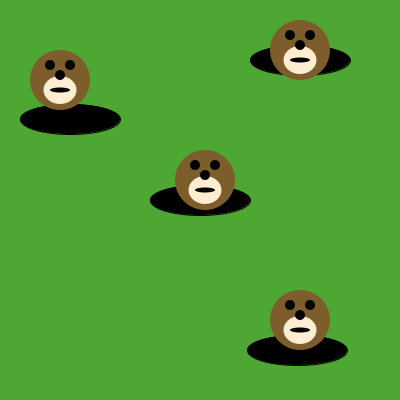
Frame 1 (no input)
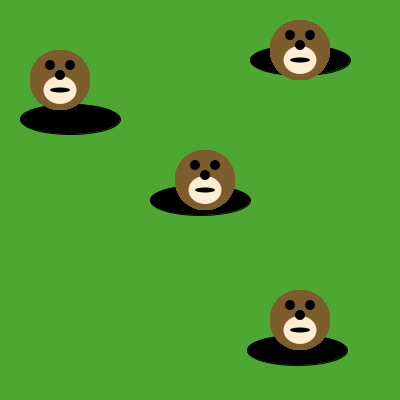
Frame 60 (the mouse pressed at the canvas centre just before this capture)
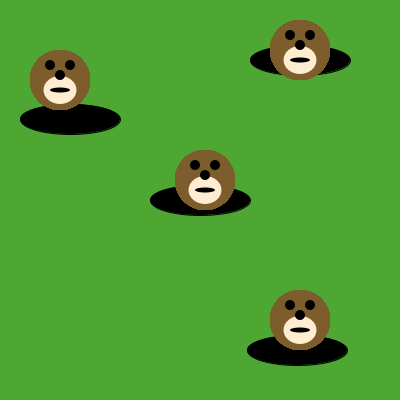
Frame 120 (the mouse held since frame 60 and released just before this capture)

The Processing sketch that drew these frames (run headless with seeded random() and noise(); from frame 60 on, the mouse is pressed at the canvas centre):

// Processing sketch: Moles_in_Holes
// ── Moles_in_Holes.pde
void draw() {

/* Use the method below to put moles in the holes. */
drawMole(60,80);
drawMole(300,50);  
drawMole(205,180);
drawMole(300,320);
}

void drawMole(int moleX, int moleY) {
     noStroke();
     fill(125, 93, 43);
     ellipse(moleX, moleY, 60, 60); // face
     fill(255, 237, 209);
     ellipse(moleX, moleY+10, 33, 28); 
     fill(0, 0, 0);
     ellipse(moleX-10, moleY-15, 10, 10); // eyes
     ellipse(moleX+10, moleY-15, 10, 10);
     ellipse(moleX, moleY-5, 10, 10); // nose
     ellipse(moleX, moleY+10, 20, 5); // mouth
}

void setup() {
     size(400, 400);
     background(78, 166, 51); // green grass
     fill(0, 0, 0);
     ellipse(200, 200, 100, 30); // holes!
     ellipse(70, 119, 100, 30);
     ellipse(300, 60, 100, 30);
     ellipse(297, 350, 100, 30);
}
